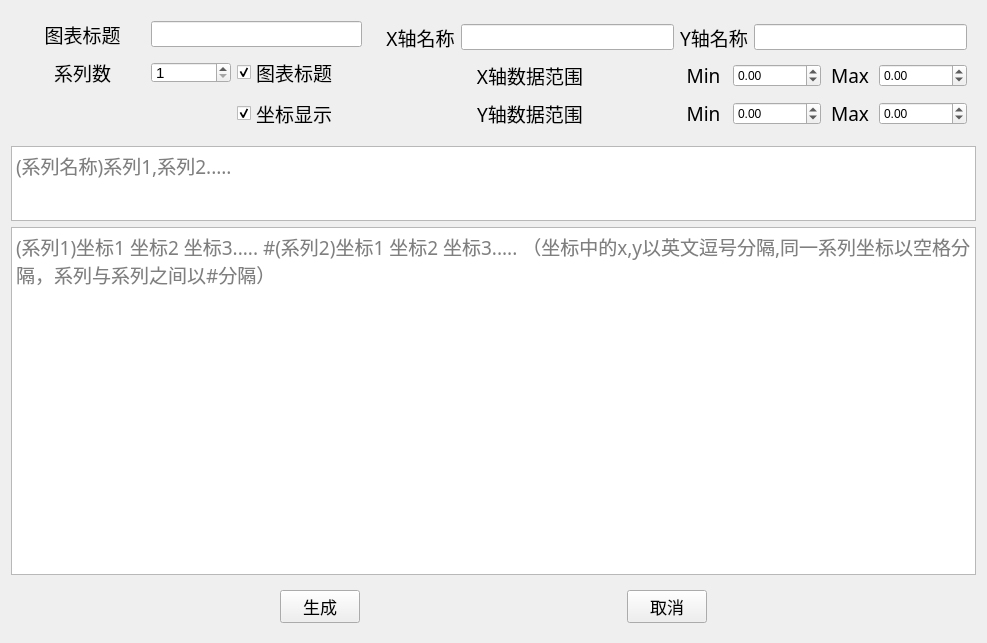
<?xml version="1.0" encoding="UTF-8"?>
<ui version="4.0">
 <class>create_scatter</class>
 <widget class="QWidget" name="create_scatter">
  <property name="geometry">
   <rect>
    <x>0</x>
    <y>0</y>
    <width>987</width>
    <height>643</height>
   </rect>
  </property>
  <property name="windowTitle">
   <string>Form</string>
  </property>
  <property name="windowIcon">
   <iconset resource="src.qrc">
    <normaloff>:/src/prefix/src/scatter.png</normaloff>:/src/prefix/src/scatter.png</iconset>
  </property>
  <layout class="QGridLayout" name="gridLayout_7">
   <item row="0" column="0">
    <widget class="QWidget" name="widget_2" native="true">
     <property name="minimumSize">
      <size>
       <width>360</width>
       <height>100</height>
      </size>
     </property>
     <layout class="QGridLayout" name="gridLayout_2">
      <item row="0" column="0">
       <widget class="QLabel" name="label">
        <property name="font">
         <font>
          <family>楷体</family>
          <pointsize>14</pointsize>
          <weight>50</weight>
          <bold>false</bold>
         </font>
        </property>
        <property name="text">
         <string>图表标题</string>
        </property>
        <property name="alignment">
         <set>Qt::AlignCenter</set>
        </property>
       </widget>
      </item>
      <item row="0" column="1" colspan="2">
       <widget class="QLineEdit" name="le_title">
        <property name="font">
         <font>
          <pointsize>11</pointsize>
         </font>
        </property>
       </widget>
      </item>
      <item row="1" column="0">
       <widget class="QLabel" name="label_2">
        <property name="font">
         <font>
          <family>楷体</family>
          <pointsize>14</pointsize>
          <weight>50</weight>
          <bold>false</bold>
         </font>
        </property>
        <property name="text">
         <string>系列数</string>
        </property>
        <property name="alignment">
         <set>Qt::AlignCenter</set>
        </property>
       </widget>
      </item>
      <item row="1" column="1">
       <widget class="QSpinBox" name="spinBox_number">
        <property name="maximumSize">
         <size>
          <width>80</width>
          <height>21</height>
         </size>
        </property>
        <property name="font">
         <font>
          <pointsize>11</pointsize>
         </font>
        </property>
        <property name="minimum">
         <number>1</number>
        </property>
       </widget>
      </item>
      <item row="1" column="2">
       <widget class="QCheckBox" name="checkBox_title">
        <property name="font">
         <font>
          <family>楷体</family>
          <pointsize>14</pointsize>
         </font>
        </property>
        <property name="text">
         <string>图表标题</string>
        </property>
        <property name="checked">
         <bool>true</bool>
        </property>
       </widget>
      </item>
      <item row="2" column="2">
       <widget class="QCheckBox" name="checkBox_pos">
        <property name="font">
         <font>
          <family>楷体</family>
          <pointsize>14</pointsize>
         </font>
        </property>
        <property name="text">
         <string>坐标显示</string>
        </property>
        <property name="checked">
         <bool>true</bool>
        </property>
       </widget>
      </item>
     </layout>
    </widget>
   </item>
   <item row="0" column="1">
    <widget class="QWidget" name="widget_3" native="true">
     <layout class="QGridLayout" name="gridLayout_6">
      <item row="0" column="0">
       <layout class="QGridLayout" name="gridLayout_5">
        <item row="0" column="2">
         <widget class="QLabel" name="label_4">
          <property name="font">
           <font>
            <family>楷体</family>
            <pointsize>14</pointsize>
            <weight>50</weight>
            <bold>false</bold>
           </font>
          </property>
          <property name="text">
           <string>Y轴名称</string>
          </property>
          <property name="alignment">
           <set>Qt::AlignCenter</set>
          </property>
         </widget>
        </item>
        <item row="0" column="3">
         <widget class="QLineEdit" name="le_Y">
          <property name="font">
           <font>
            <pointsize>11</pointsize>
           </font>
          </property>
         </widget>
        </item>
        <item row="0" column="0">
         <widget class="QLabel" name="label_3">
          <property name="font">
           <font>
            <family>楷体</family>
            <pointsize>14</pointsize>
            <weight>50</weight>
            <bold>false</bold>
           </font>
          </property>
          <property name="text">
           <string>X轴名称</string>
          </property>
          <property name="alignment">
           <set>Qt::AlignCenter</set>
          </property>
         </widget>
        </item>
        <item row="0" column="1">
         <widget class="QLineEdit" name="le_X">
          <property name="font">
           <font>
            <pointsize>11</pointsize>
           </font>
          </property>
         </widget>
        </item>
       </layout>
      </item>
      <item row="1" column="0">
       <layout class="QGridLayout" name="gridLayout_4">
        <item row="0" column="0">
         <widget class="QLabel" name="label_9">
          <property name="font">
           <font>
            <family>楷体</family>
            <pointsize>14</pointsize>
            <weight>50</weight>
            <bold>false</bold>
           </font>
          </property>
          <property name="text">
           <string>X轴数据范围</string>
          </property>
          <property name="alignment">
           <set>Qt::AlignCenter</set>
          </property>
         </widget>
        </item>
        <item row="0" column="1">
         <layout class="QHBoxLayout" name="horizontalLayout_2">
          <item>
           <widget class="QLabel" name="label_10">
            <property name="font">
             <font>
              <family>楷体</family>
              <pointsize>14</pointsize>
              <weight>50</weight>
              <bold>false</bold>
             </font>
            </property>
            <property name="text">
             <string>Min</string>
            </property>
            <property name="alignment">
             <set>Qt::AlignCenter</set>
            </property>
           </widget>
          </item>
          <item>
           <widget class="QDoubleSpinBox" name="X_Min">
            <property name="minimum">
             <double>-10000000.000000000000000</double>
            </property>
            <property name="maximum">
             <double>10000000.000000000000000</double>
            </property>
           </widget>
          </item>
          <item>
           <widget class="QLabel" name="label_11">
            <property name="font">
             <font>
              <family>楷体</family>
              <pointsize>14</pointsize>
              <weight>50</weight>
              <bold>false</bold>
             </font>
            </property>
            <property name="text">
             <string>Max</string>
            </property>
            <property name="alignment">
             <set>Qt::AlignCenter</set>
            </property>
           </widget>
          </item>
          <item>
           <widget class="QDoubleSpinBox" name="X_Max">
            <property name="minimum">
             <double>-10000000.000000000000000</double>
            </property>
            <property name="maximum">
             <double>10000000.000000000000000</double>
            </property>
           </widget>
          </item>
         </layout>
        </item>
       </layout>
      </item>
      <item row="2" column="0">
       <layout class="QGridLayout" name="gridLayout_3">
        <item row="0" column="0">
         <widget class="QLabel" name="label_5">
          <property name="font">
           <font>
            <family>楷体</family>
            <pointsize>14</pointsize>
            <weight>50</weight>
            <bold>false</bold>
           </font>
          </property>
          <property name="text">
           <string>Y轴数据范围</string>
          </property>
          <property name="alignment">
           <set>Qt::AlignCenter</set>
          </property>
         </widget>
        </item>
        <item row="0" column="1">
         <layout class="QHBoxLayout" name="horizontalLayout">
          <item>
           <widget class="QLabel" name="label_6">
            <property name="font">
             <font>
              <family>楷体</family>
              <pointsize>14</pointsize>
              <weight>50</weight>
              <bold>false</bold>
             </font>
            </property>
            <property name="text">
             <string>Min</string>
            </property>
            <property name="alignment">
             <set>Qt::AlignCenter</set>
            </property>
           </widget>
          </item>
          <item>
           <widget class="QDoubleSpinBox" name="Y_Min">
            <property name="minimum">
             <double>-10000000.000000000000000</double>
            </property>
            <property name="maximum">
             <double>10000000.000000000000000</double>
            </property>
           </widget>
          </item>
          <item>
           <widget class="QLabel" name="label_7">
            <property name="font">
             <font>
              <family>楷体</family>
              <pointsize>14</pointsize>
              <weight>50</weight>
              <bold>false</bold>
             </font>
            </property>
            <property name="text">
             <string>Max</string>
            </property>
            <property name="alignment">
             <set>Qt::AlignCenter</set>
            </property>
           </widget>
          </item>
          <item>
           <widget class="QDoubleSpinBox" name="Y_Max">
            <property name="minimum">
             <double>-10000000.000000000000000</double>
            </property>
            <property name="maximum">
             <double>10000000.000000000000000</double>
            </property>
           </widget>
          </item>
         </layout>
        </item>
       </layout>
      </item>
     </layout>
    </widget>
   </item>
   <item row="1" column="0" colspan="2">
    <widget class="QTextEdit" name="textEdit_curve">
     <property name="maximumSize">
      <size>
       <width>16777215</width>
       <height>75</height>
      </size>
     </property>
     <property name="font">
      <font>
       <family>微软雅黑</family>
       <pointsize>14</pointsize>
      </font>
     </property>
     <property name="placeholderText">
      <string>(系列名称)系列1,系列2.....</string>
     </property>
    </widget>
   </item>
   <item row="2" column="0" colspan="2">
    <widget class="QTextEdit" name="textEdit_data">
     <property name="font">
      <font>
       <family>微软雅黑</family>
       <pointsize>14</pointsize>
      </font>
     </property>
     <property name="placeholderText">
      <string>(系列1)坐标1 坐标2 坐标3..... #(系列2)坐标1 坐标2 坐标3..... （坐标中的x,y以英文逗号分隔,同一系列坐标以空格分隔，系列与系列之间以#分隔）</string>
     </property>
    </widget>
   </item>
   <item row="3" column="0" colspan="2">
    <widget class="QWidget" name="widget" native="true">
     <layout class="QGridLayout" name="gridLayout">
      <item row="0" column="1">
       <widget class="QPushButton" name="btn_create">
        <property name="font">
         <font>
          <pointsize>13</pointsize>
         </font>
        </property>
        <property name="text">
         <string>生成</string>
        </property>
       </widget>
      </item>
      <item row="0" column="3">
       <widget class="QPushButton" name="btn_cancel">
        <property name="font">
         <font>
          <pointsize>13</pointsize>
         </font>
        </property>
        <property name="text">
         <string>取消</string>
        </property>
       </widget>
      </item>
      <item row="0" column="0">
       <spacer name="horizontalSpacer">
        <property name="orientation">
         <enum>Qt::Horizontal</enum>
        </property>
        <property name="sizeHint" stdset="0">
         <size>
          <width>40</width>
          <height>20</height>
         </size>
        </property>
       </spacer>
      </item>
      <item row="0" column="2">
       <spacer name="horizontalSpacer_2">
        <property name="orientation">
         <enum>Qt::Horizontal</enum>
        </property>
        <property name="sizeHint" stdset="0">
         <size>
          <width>40</width>
          <height>20</height>
         </size>
        </property>
       </spacer>
      </item>
      <item row="0" column="4">
       <spacer name="horizontalSpacer_3">
        <property name="orientation">
         <enum>Qt::Horizontal</enum>
        </property>
        <property name="sizeHint" stdset="0">
         <size>
          <width>40</width>
          <height>20</height>
         </size>
        </property>
       </spacer>
      </item>
     </layout>
    </widget>
   </item>
  </layout>
 </widget>
 <resources>
  <include location="src.qrc"/>
 </resources>
 <connections/>
</ui>
